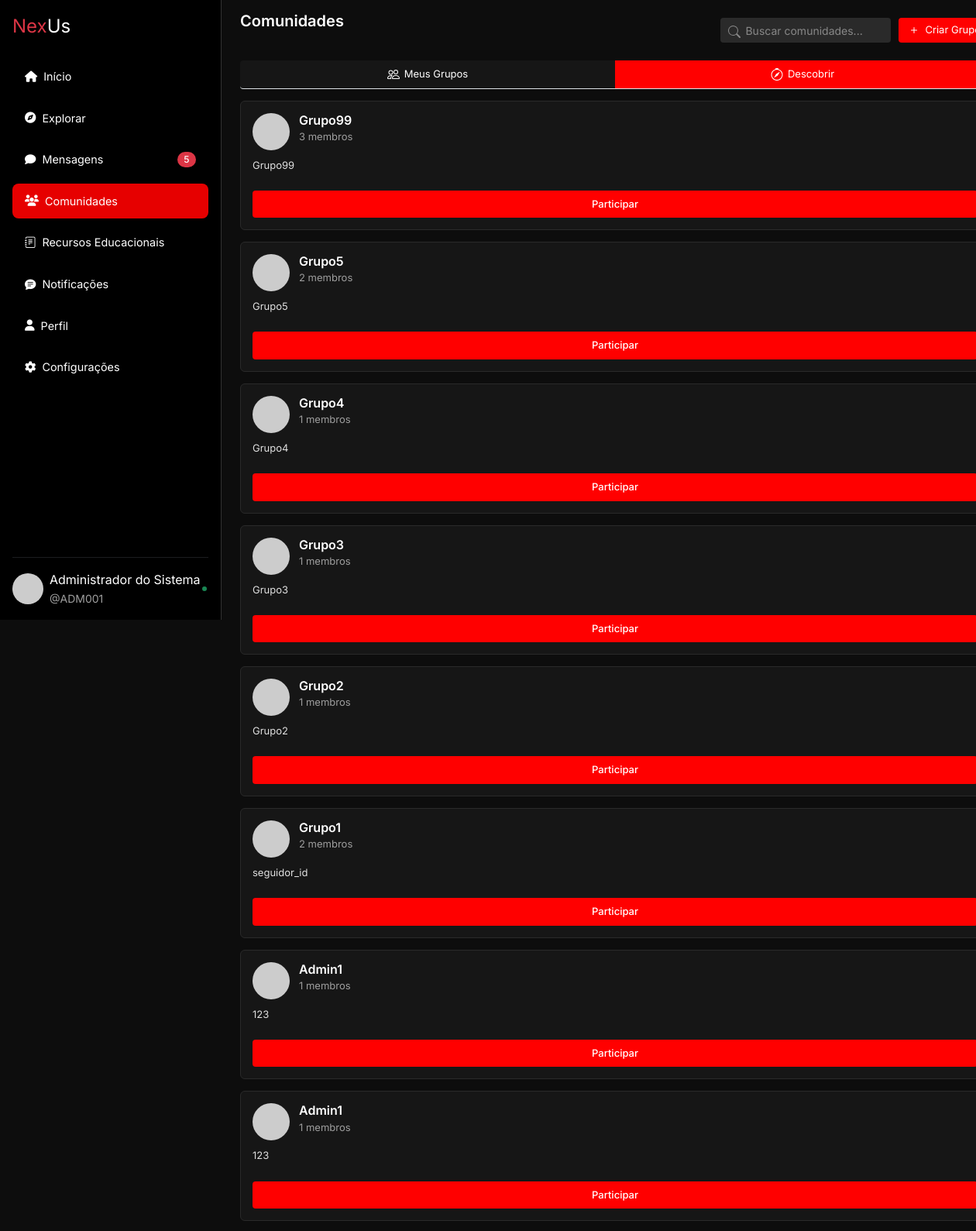
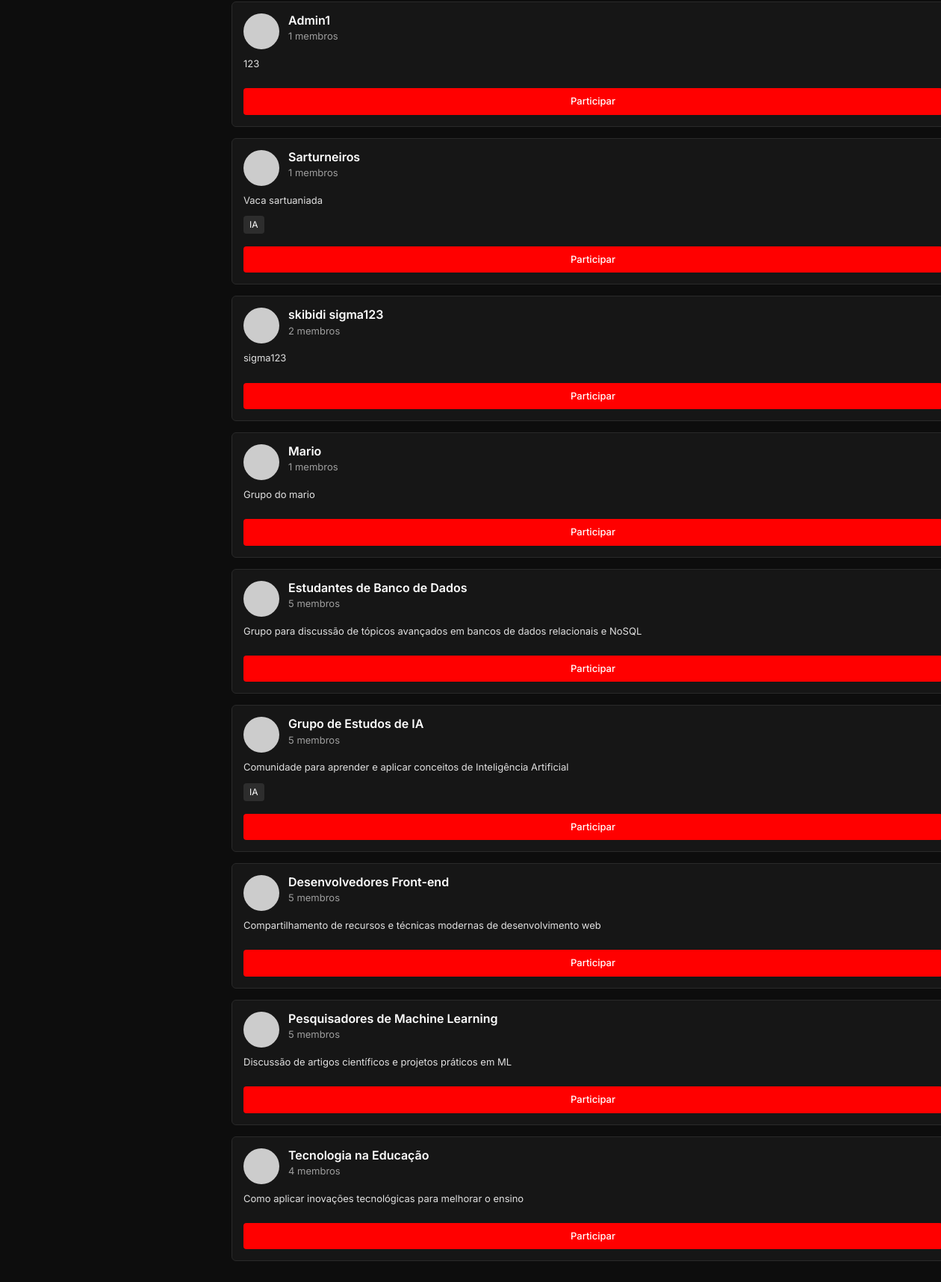
The page /comunidades.php (signed in) on the database its author committed (2 pictures, top to bottom).
### tables this page shows
CREATE TABLE `grupos` (
  `id` int(11) NOT NULL,
  `nome` varchar(255) NOT NULL,
  `descricao` text DEFAULT NULL,
  `criador_id` int(10) UNSIGNED NOT NULL,
  `data_criacao` datetime DEFAULT current_timestamp()
);

### functions/comunidades_functions.php (called while the page is built, shortened)
<?php
function buscarTodosGrupos($pdo) {
    $sql = "SELECT g.id, g.nome, g.descricao,
                   COUNT(gm.usuario_id) AS total_membros
            FROM grupos g
            LEFT JOIN grupo_membros gm ON gm.grupo_id = g.id
            GROUP BY g.id
            ORDER BY g.data_criacao DESC";
    $stmt = $pdo->prepare($sql);
    $stmt->execute();
    return $stmt->fetchAll(PDO::FETCH_ASSOC);
}
function estaNoGrupo($pdo, $grupoId, $usuarioId) {
    $sql = "SELECT COUNT(*) FROM grupo_membros
            WHERE grupo_id = :grupo_id
            AND usuario_id = :usuario_id";
    $stmt = $pdo->prepare($sql);
    $stmt->bindValue(':grupo_id', $grupoId, PDO::PARAM_INT);
    $stmt->bindValue(':usuario_id', $usuarioId, PDO::PARAM_INT);
    $stmt->execute();
    return $stmt->fetchColumn() > 0;
}

### comunidades.php (the view, shortened to what this page needs)
<?php
require 'includes/conexao.php';
require 'functions/comunidades_functions.php';
$active_tab = isset($_GET['tab']) ? $_GET['tab'] : 'descobrir';
$todosGrupos = buscarTodosGrupos($pdo);
?>
<!DOCTYPE html>
<html lang="pt-BR">
<head>
    <link href="https://cdn.jsdelivr.net/npm/bootstrap-icons@1.10.5/font/bootstrap-icons.css" rel="stylesheet">
    <link href="https://cdn.jsdelivr.net/npm/bootstrap@5.3.0-alpha1/dist/css/bootstrap.min.css" rel="stylesheet">
    <?php include 'includes/header.php' ?>
</head>
<body>
    <?php include 'includes/sidebar.php' ?>
    <div class="content-wrapper">
        <div class="communities-header">
            <h1 class="communities-title">Comunidades</h1>
            <div class="d-flex align-items-center">
                <div class="search-container search-container-comunition">
                    <input type="text" class="search-input" placeholder="Buscar comunidades...">
                    <span class="search-icon">
                        <svg xmlns="http://www.w3.org/2000/svg" width="16" height="16" fill="currentColor" viewBox="0 0 16 16">
                            <path d="M11.742 10.344a6.5 6.5 0 1 0-1.397 1.398h-.001c.03.04.062.078.098.115l3.85 3.85a1 1 0 0 0 1.415-1.414l-3.85-3.85a1.007 1.007 0 0 0-.115-.1zM12 6.5a5.5 5.5 0 1 1-11 0 5.5 5.5 0 0 1 11 0z" />
                        </svg>
                    </span>
                </div>
                <button class="create-btn" data-bs-toggle="modal" data-bs-target="#createGroupModal">
                    <svg xmlns="http://www.w3.org/2000/svg" width="16" height="16" fill="currentColor" viewBox="0 0 16 16">
                        <path d="M8 4a.5.5 0 0 1 .5.5v3h3a.5.5 0 0 1 0 1h-3v3a.5.5 0 0 1-1 0v-3h-3a.5.5 0 0 1 0-1h3v-3A.5.5 0 0 1 8 4z" />
                    </svg>
                    Criar Grupo
                </button>
            </div>
        </div>
        <div class="nav-tabs">
            <div class="nav-tab <?= $active_tab === 'meus_grupos' ? 'active' : '' ?>" data-tab="meus_grupos">
                Meus Grupos
            </div>
            <div class="nav-tab <?= $active_tab === 'descobrir' ? 'active' : '' ?>" data-tab="descobrir">
                Descobrir
            </div>
        </div>
        <div id="discover-content" style="<?= $active_tab === 'descobrir' ? 'display: block;' : 'display: none;' ?>">
            <?php foreach ($todosGrupos as $grupo): ?>
                <div class="group-card">
                    <div class="group-header">
                        <div class="group-avatar">
                            <?php
                            $hash = md5($grupo['nome']);
                            $color = substr($hash, 0, 6);
                            ?>
                            <img src="https://ui-avatars.com/api/?name=<?= urlencode($grupo['nome']) ?>&background=<?= $color ?>&color=fff&size=128" alt="<?= htmlspecialchars($grupo['nome']) ?>">
                        </div>
                        <div class="group-info">
                            <h3 class="group-title"><?= htmlspecialchars($grupo['nome']) ?></h3>
                            <div class="group-meta"><?= $grupo['total_membros'] ?> membros</div>
                        </div>
                    </div>
                    <p class="group-description">
                        <?= htmlspecialchars($grupo['descricao']) ?>
                    </p>
                    <div class="tag-container">
                        <?php
                        $tags = [];
                        if (stripos($grupo['descricao'], 'IA') !== false || stripos($grupo['descricao'], 'inteligência artificial') !== false) $tags[] = 'IA';
                        foreach ($tags as $tag): ?>
                            <span class="tag"><?= htmlspecialchars($tag) ?></span>
                        <?php endforeach; ?>
                    </div>
                    <?php if ($usuarioAtualId): ?>
                        <?php if (estaNoGrupo($pdo, $grupo['id'], $usuarioAtualId)): ?>
                            <button class="join-btn" disabled>Já participa</button>
                        <?php else: ?>
                            <form method="POST" action="">
                                <button type="submit" class="join-btn">Participar</button>
                            </form>
                        <?php endif; ?>
                    <?php else: ?>
                        <button class="join-btn" disabled>Faça login para participar</button>
                    <?php endif; ?>
                </div>
            <?php endforeach; ?>
        </div>
    </div>
</body>
</html>

### rows shown on the page
grupos: nome "Grupo99", total_membros "3", descricao "Grupo99"
grupos: nome "Grupo5", total_membros "2", descricao "Grupo5"
grupos: nome "Grupo4", total_membros "1", descricao "Grupo4"
grupos: nome "Grupo3", total_membros "1", descricao "Grupo3"
grupos: nome "Grupo2", total_membros "1", descricao "Grupo2"
grupos: nome "Grupo1", total_membros "2", descricao "seguidor_id"
grupos: nome "Admin1", total_membros "1", descricao "123"
grupos: nome "Admin1", total_membros "1", descricao "123"
grupos: nome "Admin1", total_membros "1", descricao "123"
grupos: nome "Sarturneiros", total_membros "1", descricao "Vaca sartuaniada", tag "IA"
grupos: nome "skibidi sigma123", total_membros "2", descricao "sigma123"
grupos: nome "Mario", total_membros "1", descricao "Grupo do mario"
grupos: nome "Estudantes de Banco de Dados", total_membros "5", descricao "Grupo para discussão de tópicos avançados em bancos de dados relacionais e NoSQL"
grupos: nome "Grupo de Estudos de IA", total_membros "5", descricao "Comunidade para aprender e aplicar conceitos de Inteligência Artificial", tag "IA"
grupos: nome "Desenvolvedores Front-end", total_membros "5", descricao "Compartilhamento de recursos e técnicas modernas de desenvolvimento web"
grupos: nome "Pesquisadores de Machine Learning", total_membros "5", descricao "Discussão de artigos científicos e projetos práticos em ML"
grupos: nome "Tecnologia na Educação", total_membros "4", descricao "Como aplicar inovações tecnológicas para melhorar o ensino"

### other values the page prints
$totalMensagensNaoLidas "5"
$usuarioNome "Administrador do Sistema"
$usuarioMatricula "ADM001"
